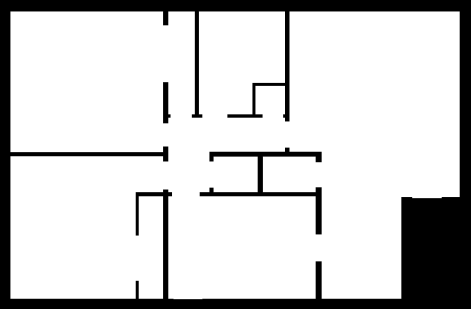
#> input picture floor_plan_simple.png, 471 x 309 px
$ python generate_imitation_data.py
#> lines starting #> are read from the running program, lines starting #| are printed output that depends on the picture; after the words box and inside, x2 and y2 are one past the last pixel; in counts of white or black regions, pixels touching at a corner belong together
### RRT_algo.py
"""
Path planning Sample Code with Randomized Rapidly-Exploring Random Trees (RRT)
author: AtsushiSakai(@Atsushi_twi)
"""

import math
import random

import matplotlib.pyplot as plt
import numpy as np

import cv2

show_animation = True


class RRT:
    """
    Class for RRT planning
    """

    class Node:
        """
        RRT Node
        """

        def __init__(self, x, y):
            self.x = x
            self.y = y
            self.path_x = []
            self.path_y = []
            self.parent = None

    class AreaBounds:

        # [5 lines left out: function __init__, not called in this run]


    def __init__(self,
                 start,
                 goal,
                 rand_area,
                 occupancy_map,
                 expand_dis=10.0,
                 path_resolution=10,
                 goal_sample_rate=5,
                 max_iter=500,
                 play_area=None,
                 robot_radius=0.0,
                 ):
        """
        Setting Parameter
        start:Start Position [x,y]
        goal:Goal Position [x,y]
        occupancy_map:a binary image where 0 means obstacles
        randArea:Random Sampling Area [min,max]
        play_area:stay inside this area [xmin,xmax,ymin,ymax]
        robot_radius: robot body modeled as circle with given radius
        """
        self.start = self.Node(start[0], start[1])
        self.end = self.Node(goal[0], goal[1])
        self.min_rand = rand_area[0]
        self.max_rand = rand_area[1]
        if play_area is not None:
            self.play_area = self.AreaBounds(play_area)
        else:
            self.play_area = None
        self.expand_dis = expand_dis
        self.path_resolution = path_resolution
        self.goal_sample_rate = goal_sample_rate
        self.max_iter = max_iter
        self.occupancy_map=occupancy_map  # a binary image where 0 means obstacles
        self.node_list = []
        self.robot_radius = robot_radius

    def planning(self, animation=True):
        """
        rrt path planning
        animation: flag for animation on or off
        """

        self.node_list = [self.start]
        for i in range(self.max_iter):
            rnd_node = self.get_random_node()
            nearest_ind = self.get_nearest_node_index(self.node_list, rnd_node)
            nearest_node = self.node_list[nearest_ind]

            new_node = self.steer(nearest_node, rnd_node, self.expand_dis)

            if self.check_if_outside_play_area(new_node, self.play_area) and \
               self.check_collision(
                   new_node, self.occupancy_map, self.robot_radius):
                self.node_list.append(new_node)

            if animation and i % 5 == 0:
                self.draw_graph(rnd_node)

            if self.calc_dist_to_goal(self.node_list[-1].x,
                                      self.node_list[-1].y) <= self.expand_dis:
                final_node = self.steer(self.node_list[-1], self.end,
                                        self.expand_dis)
                if self.check_collision(
                        final_node, self.occupancy_map, self.robot_radius):
                    return self.generate_final_course(len(self.node_list) - 1)

            if animation and i % 5:
                self.draw_graph(rnd_node)

        return None  # cannot find path

    def steer(self, from_node, to_node, extend_length=float("inf")):

        new_node = self.Node(from_node.x, from_node.y)
        d, theta = self.calc_distance_and_angle(new_node, to_node)

        new_node.path_x = [new_node.x]
        new_node.path_y = [new_node.y]

        if extend_length > d:
            extend_length = d

        n_expand = math.floor(extend_length / self.path_resolution)

        for _ in range(n_expand):
            new_node.x += self.path_resolution * math.cos(theta)
            new_node.y += self.path_resolution * math.sin(theta)
            new_node.path_x.append(new_node.x)
            new_node.path_y.append(new_node.y)

        d, _ = self.calc_distance_and_angle(new_node, to_node)
        if d <= self.path_resolution:
            new_node.path_x.append(to_node.x)
            new_node.path_y.append(to_node.y)
            new_node.x = to_node.x
            new_node.y = to_node.y

        new_node.parent = from_node

        return new_node

    def generate_final_course(self, goal_ind):
        path = [[self.end.x, self.end.y]]
        node = self.node_list[goal_ind]
        while node.parent is not None:
            path.append([node.x, node.y])
            node = node.parent
        path.append([node.x, node.y])

        return path

    def calc_dist_to_goal(self, x, y):
        dx = x - self.end.x
        dy = y - self.end.y
        return math.hypot(dx, dy)

    def get_random_node(self):
        if random.randint(0, 100) > self.goal_sample_rate:
            rnd = self.Node(
                random.uniform(self.min_rand, self.max_rand),
                random.uniform(self.min_rand, self.max_rand))
        else:  # goal point sampling
            rnd = self.Node(self.end.x, self.end.y)
        return rnd

    # [38 lines left out: functions draw_graph, plot_circle, not called in this run]

    @staticmethod
    def get_nearest_node_index(node_list, rnd_node):
        dlist = [(node.x - rnd_node.x)**2 + (node.y - rnd_node.y)**2
                 for node in node_list]
        minind = dlist.index(min(dlist))

        return minind

    @staticmethod
    def check_if_outside_play_area(node, play_area):

        if play_area is None:
            return True  # no play_area was defined, every pos should be ok

        if node.x < play_area.xmin or node.x > play_area.xmax or \
           node.y < play_area.ymin or node.y > play_area.ymax:
            return False  # outside - bad
        else:
            return True  # inside - ok

    @staticmethod
    def check_collision(node, occupancy_map, robot_radius):

        if node is None:
            return False

        r=int(robot_radius+1)
        for i in range(len(node.path_x)):
            x=int(node.path_x[i])
            y=int(node.path_y[i])
            if np.sum(occupancy_map[y-r:y+r, x-r:x+r]==0)>0:
                return False  # collision

        return True

    @staticmethod
    def calc_distance_and_angle(from_node, to_node):
        dx = to_node.x - from_node.x
        dy = to_node.y - from_node.y
        d = math.hypot(dx, dy)
        theta = math.atan2(dy, dx)
        return d, theta


# [30 lines left out: function main, not called in this run]


# [2 lines that do not run on import are left out]

### generate_imitation_data.py
from RRT_algo import RRT
import cv2
import random
import matplotlib.pyplot as plt

def generate_start_end_points(occupancy_map, max_iter=100):
    max_y, max_x=(occupancy_map.shape[0]-10)//10, (occupancy_map.shape[1]-10)//10

    for i in range(max_iter):
        start_x=random.randint(1, max_x)
        start_y=random.randint(1, max_y)
        if occupancy_map[start_y*10][start_x*10] > 0:
            end_x=random.randint(1, max_x)
            end_y=random.randint(1, max_y)
            if occupancy_map[end_y*10][end_x*10] > 0:
                distance=(end_x-start_x)^2+(end_y-start_y)^2
                if distance>25:
                    return start_x*10, start_y*10, end_x*10, end_y*10
    # print(start_x, start_y, end_x, end_y)
    print("not found valid starting and end points")
    return None, None, None, None


occupancy_map=cv2.imread("floor_plan_simple.png", 0)//240
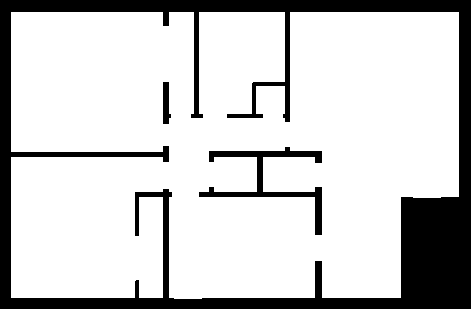
#> occupancy_map: shape (309, 471); values 0 (black) and 1 (white), 80% white; 3 black regions, box (x1, y1, x2, y2) and area: (0, 0, 471, 309) 26951, (199, 147, 322, 235) 1916, (163, 82, 171, 124) 260
num_test=500
show_animation=False
save_f=open("label.txt","w+")

test_list=[[76, 74], [93, 247], [262, 245], [383, 93],[369, 230], [233,61]]

for i in range(num_test):
    # Set Initial parameters
    if random.random()<0.1:
        start, end=random.sample(test_list, 2)
        start_x, start_y=start
        end_x, end_y=end
    else:
        start_x, start_y, end_x, end_y=generate_start_end_points(occupancy_map)
        start=[start_x, start_y]
        end=[end_x, end_y]
        if start_x is None:
            continue
    rrt = RRT(
        start=[start_x, start_y],
        goal=[end_x, end_y],
        rand_area=[10, 480],
        occupancy_map=occupancy_map,
        # play_area=[0, 10, 0, 14]
        robot_radius=8   # pixels
        )
#> (the run stopped early here; a loop or call above may not have finished)
